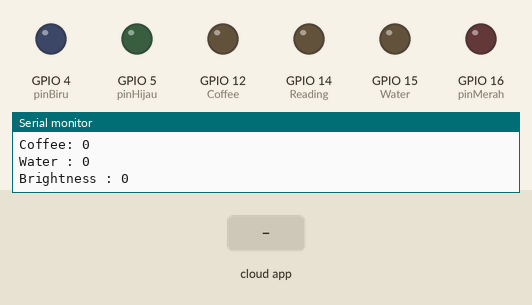
Recording of a sketch running on a simulated ESP8266 (NodeMCU). Shown: output pins drawn as LEDs (lit = HIGH), the last lines printed to the serial monitor. Inputs (shaded band) come from the test bench. WiFi joins after 1.5 s; servers stay silent unless stated; the Firebase database answers and starts empty.

Above: at 3.7 s.
3.8 s: the phone or cloud app sets on to 1
At 5.7 s:
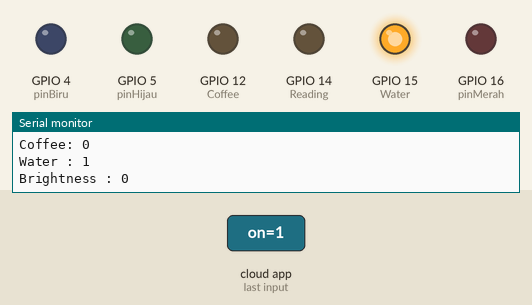
Timing chart, 0 to 7.2 s (numbered marks = the images above; inputs shaded):
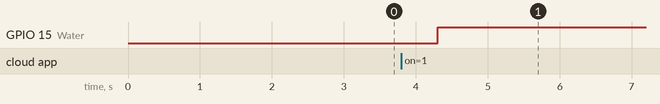

Measured:
- after the input at 3.8 s, GPIO 15 (Water): LOW → HIGH after 0.51 s

The sketch:

NodeMCU2.ino.ino
```cpp
#include <ESP8266HTTPClient.h>
#include <ESP8266WiFi.h>
#include <FirebaseArduino.h>

#define FIREBASE_HOST "XXXXXXXX"
#define FIREBASE_AUTH "XXXXXXX"
#define WIFI_SSID "thq"
#define WIFI_PASSWORD "thoriqdharmawan"

int pinMerah = 16;
int pinHijau = 5;
int pinBiru = 4;

int Reading = 14;
int Coffee = 12;
int Water = 15;
int dbReading;
int dbCoffee;
int dbWater;
int dbBed;
int Brightness, dbBrightness;
String color;

void setup () {

   Serial.begin(115200);

  // connect to wifi.
  WiFi.begin(WIFI_SSID, WIFI_PASSWORD);
  Serial.print("connecting");
  while (WiFi.status() != WL_CONNECTED) {
    Serial.print(".");
    delay(500);
  }
  Serial.println();
  Serial.print("connected: ");
  Serial.println(WiFi.localIP());

  Firebase.begin(FIREBASE_HOST, FIREBASE_AUTH);

    if (Firebase.failed()) {
      Serial.print("setting /number failed:");
      Serial.println(Firebase.error());
      return;
  }
  delay(1000);

    pinMode ( pinMerah, OUTPUT );
    pinMode ( pinHijau, OUTPUT );
    pinMode ( pinBiru, OUTPUT );

    pinMode (Reading, OUTPUT);
    pinMode (Coffee, OUTPUT);
    pinMode (Water, OUTPUT);


}
void loop () {
  dbReading = Firebase.getBool("readingLamp/OnOff/on");
  dbCoffee = Firebase.getBool("coffeeMaker/OnOff/on");
  dbWater = Firebase.getBool("waterHeater/OnOff/on");
  dbBed = Firebase.getBool("bedroomLight/OnOff/on");
  dbBrightness = Firebase.getInt("readingLamp/Brightness/brightness");
  color = Firebase.getString("bedroomLight/Color/color/name");
  Brightness = dbBrightness*10.24;

  Serial.print("Bedroo, Light : ");
  Serial.println(dbBed);
  Serial.print("Reading Light : ");
  Serial.println(dbReading);
  Serial.print("Coffee: ");
  Serial.println(dbCoffee);
  Serial.print("Water : ");
  Serial.println(dbWater);
  Serial.print("Brightness : ");
  Serial.println(Brightness);

  if (dbReading == true){
      analogWrite(Reading, Brightness);
    }
  else if (dbReading == false){
      digitalWrite(Reading, LOW);
    }
  /*=============================================================================*/

   if (dbCoffee == true){
      digitalWrite(Coffee, HIGH);
    }
  else if (dbCoffee == false){
      digitalWrite(Coffee, LOW);
    }
  /*==============================================================================*/

  if (dbWater == true){
      digitalWrite(Water, HIGH);
    }
  else if (dbWater == false){
      digitalWrite(Water, LOW);
    }
  /*==============================================================================*/

  if(dbBed == false){
    digitalWrite(pinMerah, LOW);//Mati
      digitalWrite(pinHijau, LOW);
      digitalWrite(pinBiru, LOW);
    }
  /*==============================================================================*/
  if (color == "red" && dbBed == true){
      analogWrite(pinMerah, 255);//red
      analogWrite(pinHijau, 0);
      analogWrite(pinBiru, 0);
    }

  else if (color == "orange" && dbBed == true){
    analogWrite(pinMerah, 255);//orange
    analogWrite(pinHijau, 127);
    analogWrite(pinBiru, 0);
    }

  else if (color == "yellow" && dbBed == true){
    analogWrite(pinMerah, 255);//yellow
    analogWrite(pinHijau, 255);
    analogWrite(pinBiru, 0);
    }

    else if (color == "green" && dbBed == true){
    analogWrite(pinMerah, 0);//green
    analogWrite(pinHijau, 255);
    analogWrite(pinBiru, 0);
    }
    else if (color == "blue" && dbBed == true){
    analogWrite(pinMerah, 0);//blue
    analogWrite(pinHijau, 0);
    analogWrite(pinBiru, 255);
    }
    else if (color == "indigo" && dbBed == true){
    digitalWrite(pinMerah, 111);//nila
    digitalWrite(pinHijau, 0);
    digitalWrite(pinBiru, 255);
    }
    else if (color == "purple" && dbBed == true){
    analogWrite(pinMerah, 191);//ungu
    analogWrite(pinHijau, 0);
    analogWrite(pinBiru, 255);
    }

}
```
